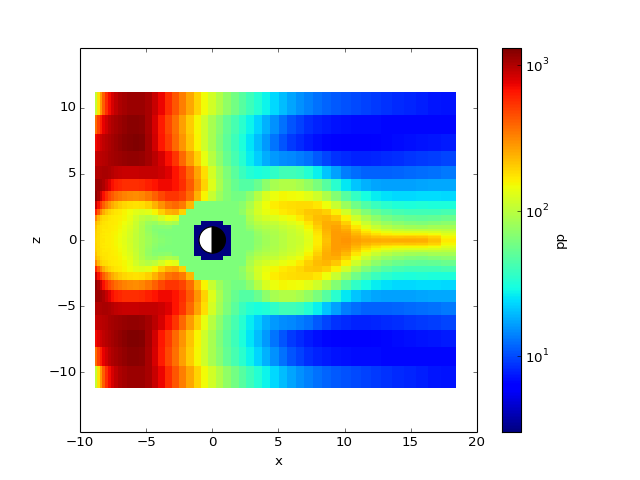

Generate this figure with Python:
import viscid
from viscid.plot import mpl

f3d = viscid.load_file(_viscid_root + '/../../sample/sample.3df.xdmf')
pp = f3d["pp"]["x=50i:-30i,y=0,z=-10:10"]
mpl.plot(pp, plot_opts="log,earth")
